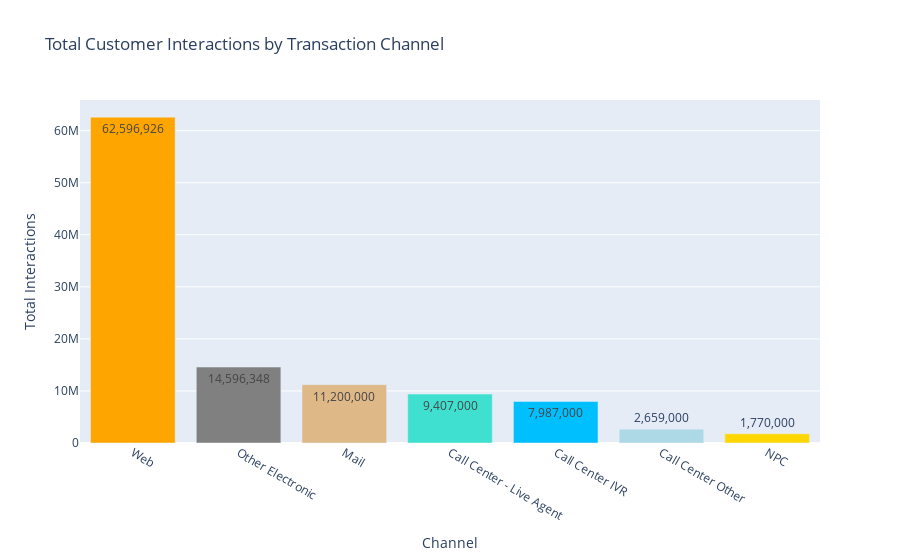

Notebook code for this chart:
### Markdown cell above
Load

### Code cell
#Group the data by Root Level and sum the values
grouped_data = df.groupby([Root])[Value].sum().reset_index()

# Sort the grouped_data by Value column in descending order
grouped_data = grouped_data.sort_values(by=Value, ascending=False)

# Create a dictionary to map the Root Level to its corresponding color
color_map = {'Web': 'orange', 'Other Electronic': 'gray', 'Mail': 'burlywood', 'Call Center IVR': 'deepskyblue','Call Center Other':'lightblue', \
              'Call Center - Live Agent':'Turquoise', 'NPC': 'gold'}

# Create the bar chart trace
bar_trace = go.Bar(
    x=grouped_data[Root],
    y=grouped_data[Value],
    marker=dict(color=[color_map.get(root_level, 'grey') for root_level in grouped_data[Root]]),
    text=[f"{value:,}" for value in grouped_data[Value]],
    textposition='auto'
)

# Create the bar chart layout
bar_layout = go.Layout(
    title='Total Customer Interactions by Transaction Channel',
    xaxis=dict(title='Channel'),
    yaxis=dict(title='Total Interactions'),
    legend=dict(title=dict(text='Transaction Channels'))
)

# Create the bar chart figure
bar_fig_root = go.Figure(data=[bar_trace], layout=bar_layout)

# Display the bar chart
bar_fig_root.show()

### Figure 1 — Plotly figure (JSON) as saved in the notebook; plotly's stock layout.template omitted (floating-point values rounded to 4 significant figures)
{"data": [{"marker": {"color": ["orange", "gray", "burlywood", "Turquoise", "deepskyblue", "lightblue", "gold"]}, "text": ["62,596,926", "14,596,348", "11,200,000", "9,407,000", "7,987,000", "2,659,000", "1,770,000"], "textposition": "auto", "x": ["Web", "Other Electronic", "Mail", "Call Center - Live Agent", "Call Center IVR", "Call Center Other", "NPC"], "y": [62596926, 14596348, 11200000, 9407000, 7987000, 2659000, 1770000], "type": "bar"}], "layout": {"legend": {"title": {"text": "Transaction Channels"}}, "title": {"text": "Total Customer Interactions by Transaction Channel"}, "xaxis": {"title": {"text": "Channel"}}, "yaxis": {"title": {"text": "Total Interactions"}}}}
